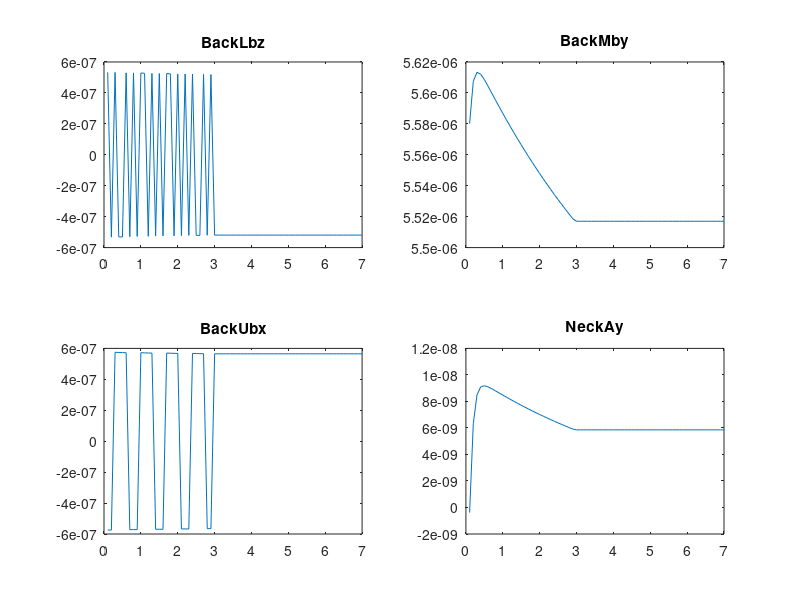
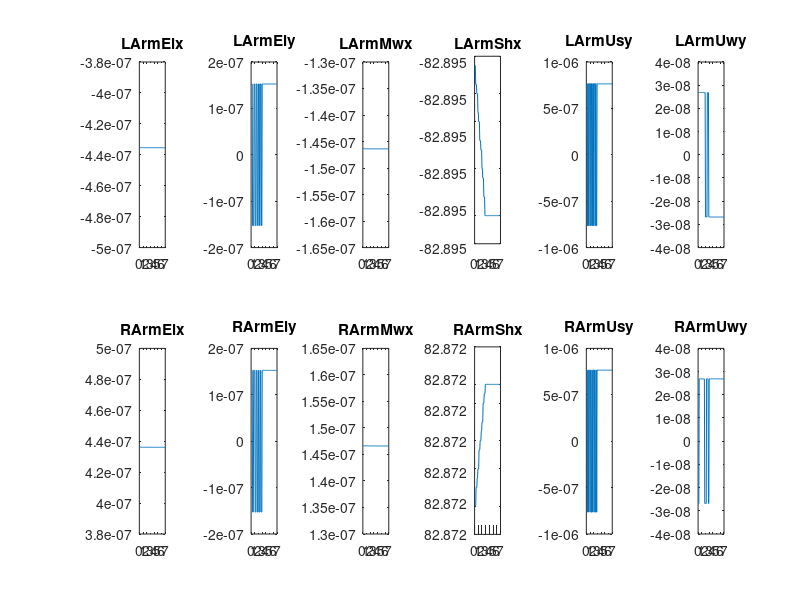
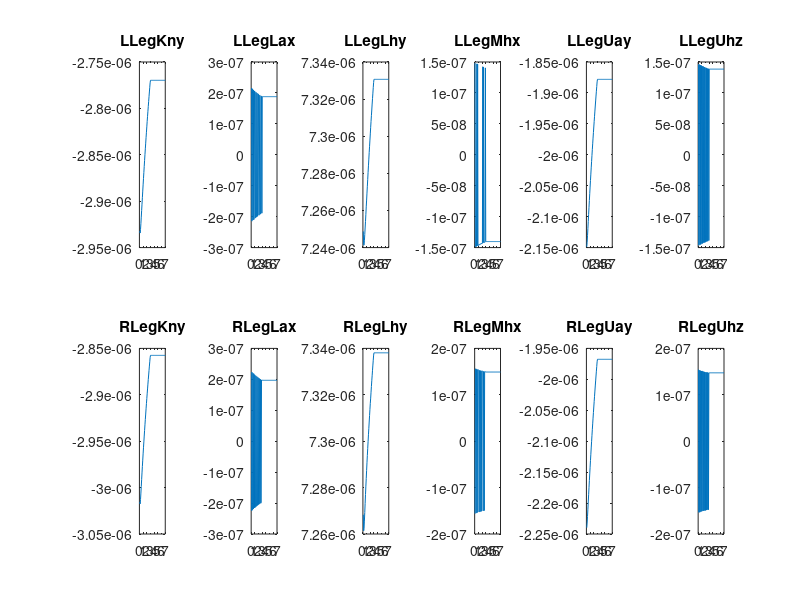

These charts were generated, in order, by the following MATLAB code:
clear all
clc
load('NOFORCE.mat')
x=1:length(BackLbz);
t=x/10;
% plot 3 back 1 neck
figure;
subplot(2,2,1)
plot(t,rad2deg(BackLbz))
title('BackLbz')
subplot(2,2,2)
plot(t,rad2deg(BackMby))
title('BackMby')
subplot(2,2,3)
plot(t,rad2deg(BackUbx))
title('BackUbx')
subplot(2,2,4)
plot(t,rad2deg(NeckAy))
title('NeckAy')

% plot 6 LArm 6 RArm
figure;
subplot(2,6,1)
plot (t,rad2deg(LArmElx))
title('LArmElx')
subplot(2,6,2)
plot (t,rad2deg(LArmEly))
title('LArmEly')
subplot(2,6,3)
plot (t,rad2deg(LArmMwx))
title('LArmMwx')
subplot(2,6,4)
plot (t,rad2deg(LArmShx))
title('LArmShx')
subplot(2,6,5)
plot (t,rad2deg(LArmUsy))
title('LArmUsy')
subplot(2,6,6)
plot (t,rad2deg(LArmUwy))
title('LArmUwy')
subplot(2,6,7)
plot (t,rad2deg(RArmElx))
title('RArmElx')
subplot(2,6,8)
plot (t,rad2deg(RArmEly))
title('RArmEly')
subplot(2,6,9)
plot (t,rad2deg(RArmMwx))
title('RArmMwx')
subplot(2,6,10)
plot (t,rad2deg(RArmShx))
title('RArmShx')
subplot(2,6,11)
plot (t,rad2deg(RArmUsy))
title('RArmUsy')
subplot(2,6,12)
plot (t,rad2deg(RArmUwy))
title('RArmUwy')

% plot 6 LLeg 6 RLeg
figure;
subplot(2,6,1)
plot (t,rad2deg(LLegKny))
title('LLegKny')
subplot(2,6,2)
plot (t,rad2deg(LLegLax))
title('LLegLax')
subplot(2,6,3)
plot (t,rad2deg(LLegLhy))
title('LLegLhy')
subplot(2,6,4)
plot (t,rad2deg(LLegMhx))
title('LLegMhx')
subplot(2,6,5)
plot (t,rad2deg(LLegUay))
title('LLegUay')
subplot(2,6,6)
plot (t,rad2deg(LLegUhz))
title('LLegUhz')
subplot(2,6,7)
plot (t,rad2deg(RLegKny))
title('RLegKny')
subplot(2,6,8)
plot (t,rad2deg(RLegLax))
title('RLegLax')
subplot(2,6,9)
plot (t,rad2deg(RLegLhy))
title('RLegLhy')
subplot(2,6,10)
plot (t,rad2deg(RLegMhx))
title('RLegMhx')
subplot(2,6,11)
plot (t,rad2deg(RLegUay))
title('RLegUay')
subplot(2,6,12)
plot (t,rad2deg(RLegUhz))
title('RLegUhz')
